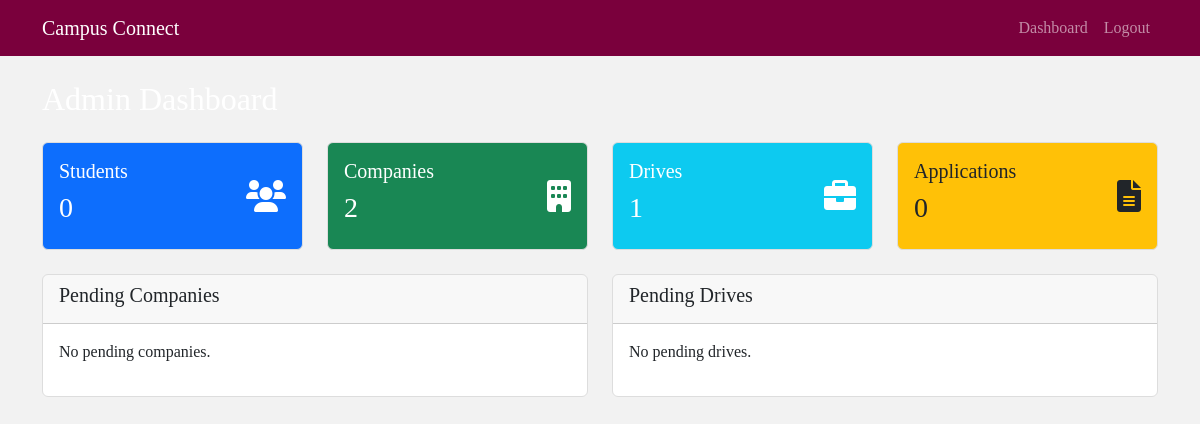
The app's page /admin/dashboard (signed in), older data.
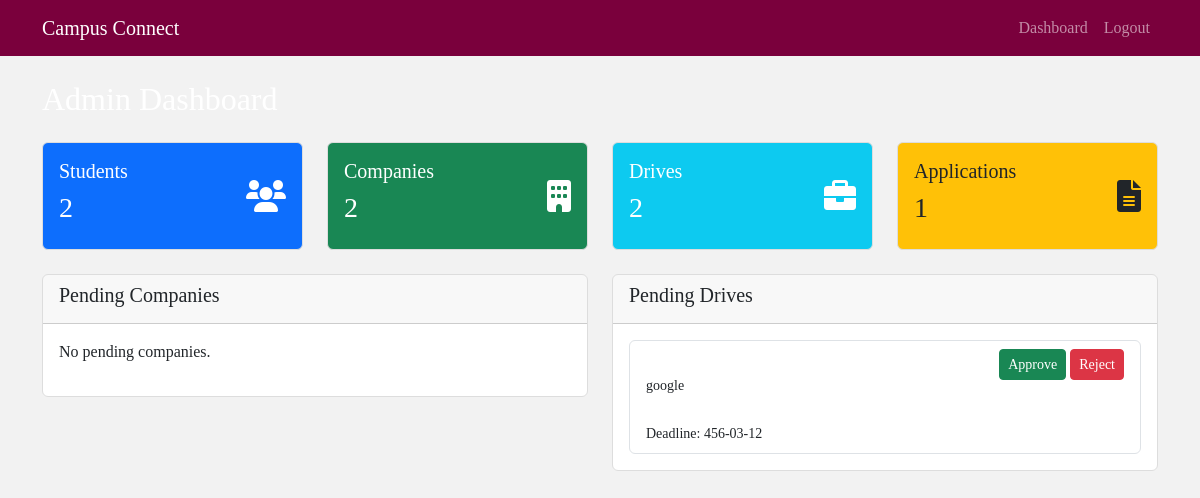
The same page, newer data.
### models.py (models this page shows)
class PlacementDrive(db.Model):
    __tablename__ = 'placement_drives'
    id = db.Column(db.Integer, primary_key=True)
    company_id = db.Column(db.Integer, db.ForeignKey('company_profiles.id'), nullable=False)
    position_title = db.Column(db.String(150), nullable=False)
    jd = db.Column(db.Text, nullable=False)
    eligibility_criteria = db.Column(db.Text, nullable=False)
    deadline = db.Column(db.Date, nullable=False)
    status = db.Column(db.String(20), default='pending') # pending, approved, rejected, closed
    applications = db.relationship('Application', backref='drive', cascade='all, delete-orphan')

class CompanyProfile(db.Model):
    __tablename__ = 'company_profiles'
    id = db.Column(db.Integer, primary_key=True)
    user_id = db.Column(db.Integer, db.ForeignKey('users.id'), nullable=False)
    company_name = db.Column(db.String(100), nullable=False)
    hr_contact = db.Column(db.String(100))
    website = db.Column(db.String(100))
    is_approved = db.Column(db.Boolean, default=False)
    drives = db.relationship('PlacementDrive', backref='company', cascade='all, delete-orphan')

### views/admin.py (the view)
@admin_bp.route('/dashboard')
@login_required
@role_required('admin')
def dashboard():
    total_students = User.query.filter_by(role='student').count()
    total_companies = User.query.filter_by(role='company').count()
    total_applications = Application.query.count()
    total_drives = PlacementDrive.query.count()
    pending_companies = CompanyProfile.query.filter_by(is_approved=False).all()
    pending_drives = PlacementDrive.query.filter_by(status='pending').all()
    return render_template('admin/dashboard.html',
                           total_students=total_students,
                           total_companies=total_companies,
                           total_applications=total_applications,
                           total_drives=total_drives,
                           pending_companies=pending_companies,
                           pending_drives=pending_drives)

### views/utils.py (called while the page is built)
def role_required(role):
    def wrapper(f):
        @wraps(f)
        def check_role_and_execute(*args, **kwargs):
            if not current_user.is_authenticated or current_user.role != role:
                abort(403)
            if not current_user.is_active:
                abort(403, description="Your account is deactivated.")
            return f(*args, **kwargs)
        return check_role_and_execute
    return wrapper

### templates/admin/dashboard.html
{% extends "layout.html" %}
{% block content %}
<h2 class="mb-4">Admin Dashboard</h2>
<div class="row mb-4">
  <div class="col-md-3">
    <div class="card bg-primary text-white">
      <div class="card-body d-flex justify-content-between align-items-center">
        <div>
          <h5>Students</h5>
          <h3>{{ total_students }}</h3>
        </div>
        <i class="fas fa-users fa-2x"></i>
      </div>
    </div>
  </div>
  <div class="col-md-3">
    <div class="card bg-success text-white">
      <div class="card-body d-flex justify-content-between align-items-center">
        <div>
          <h5>Companies</h5>
          <h3>{{ total_companies }}</h3>
        </div>
        <i class="fas fa-building fa-2x"></i>
      </div>
    </div>
  </div>
  <div class="col-md-3">
    <div class="card bg-info text-white">
      <div class="card-body d-flex justify-content-between align-items-center">
        <div>
          <h5>Drives</h5>
          <h3>{{ total_drives }}</h3>
        </div>
        <i class="fas fa-briefcase fa-2x"></i>
      </div>
    </div>
  </div>
  <div class="col-md-3">
    <div class="card bg-warning">
      <div class="card-body d-flex justify-content-between align-items-center">
        <div>
          <h5>Applications</h5>
          <h3>{{ total_applications }}</h3>
        </div>
        <i class="fas fa-file-alt fa-2x"></i>
      </div>
    </div>
  </div>
</div>
<div class="row">
  <div class="col-md-6">
    <div class="card">
      <div class="card-header">
        <h5>Pending Companies</h5>
      </div>
      <div class="card-body">
        {% if pending_companies %}
        <ul class="list-group">
          {% for company in pending_companies %}
          <li class="list-group-item d-flex justify-content-between align-items-center">
            <div>
              <strong>{{ company.company_name }}</strong><br>
              <small>{{ company.website or 'N/A' }} | HR: {{ company.hr_contact }}</small>
            </div>
            <form method="POST" action="{{ url_for('admin.approve_company', profile_id=company.id) }}">
              <button type="submit" name="action" value="approve" class="btn btn-success btn-sm">Approve</button>
              <button type="submit" name="action" value="reject" class="btn btn-danger btn-sm">Reject</button>
            </form>
          </li>
          {% endfor %}
        </ul>
        {% else %}
        <p>No pending companies.</p>
        {% endif %}
      </div>
    </div>
  </div>
  <div class="col-md-6">
    <div class="card">
      <div class="card-header">
        <h5>Pending Drives</h5>
      </div>
      <div class="card-body">
        {% if pending_drives %}
        <ul class="list-group">
          {% for drive in pending_drives %}
          <li class="list-group-item">
            <div class="d-flex justify-content-between">
              <div>
                <strong>{{ drive.job_title }}</strong><br>
                <small>{{ drive.company.company_name }}</small>
              </div>
              <form method="POST" action="{{ url_for('admin.approve_drive', drive_id=drive.id) }}">
                <button type="submit" name="action" value="approve" class="btn btn-success btn-sm">Approve</button>
                <button type="submit" name="action" value="reject" class="btn btn-danger btn-sm">Reject</button>
              </form>
            </div>
            <small>{{ drive.job_description }}</small><br>
            <small>Deadline: {{ drive.deadline.strftime('%Y-%m-%d') }}</small>
          </li>
          {% endfor %}
        </ul>
        {% else %}
        <p>No pending drives.</p>
        {% endif %}
      </div>
    </div>
  </div>
</div>
{% endblock %}

Row changes from the older to the newer data that the page shows:
added PlacementDrive: company.company_name "google", deadline "456-03-12"
Text that changed along with them:
{{ total_students }}: "0" → "2"
{{ total_drives }}: "1" → "2"
{{ total_applications }}: "0" → "1"
text no longer shown: "No pending drives."
